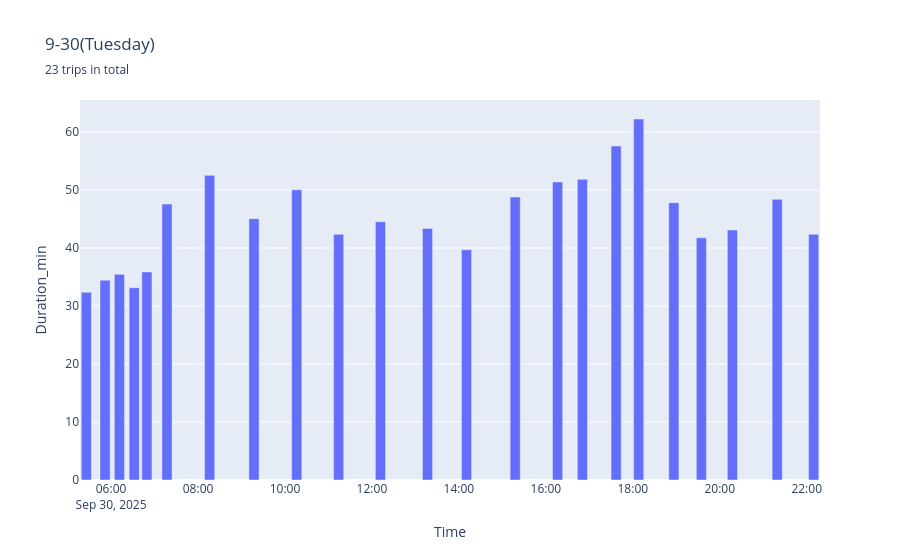
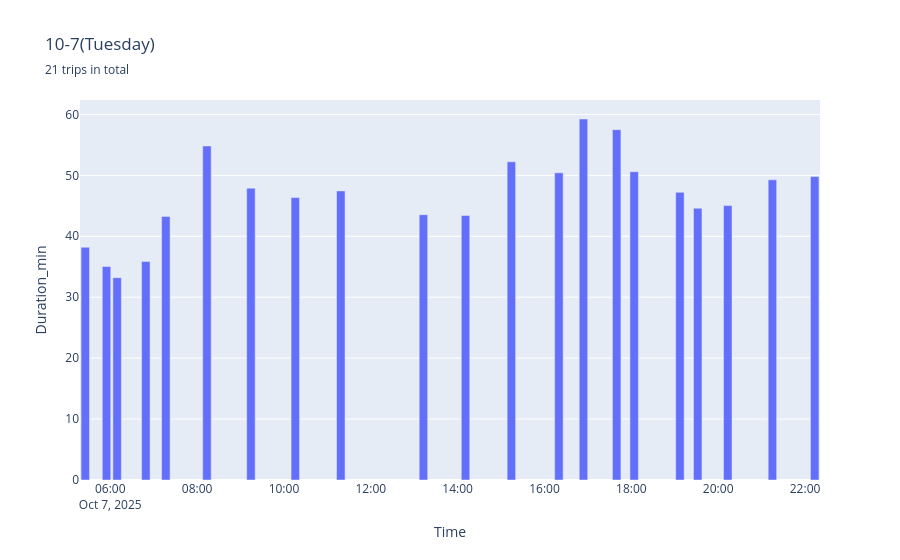
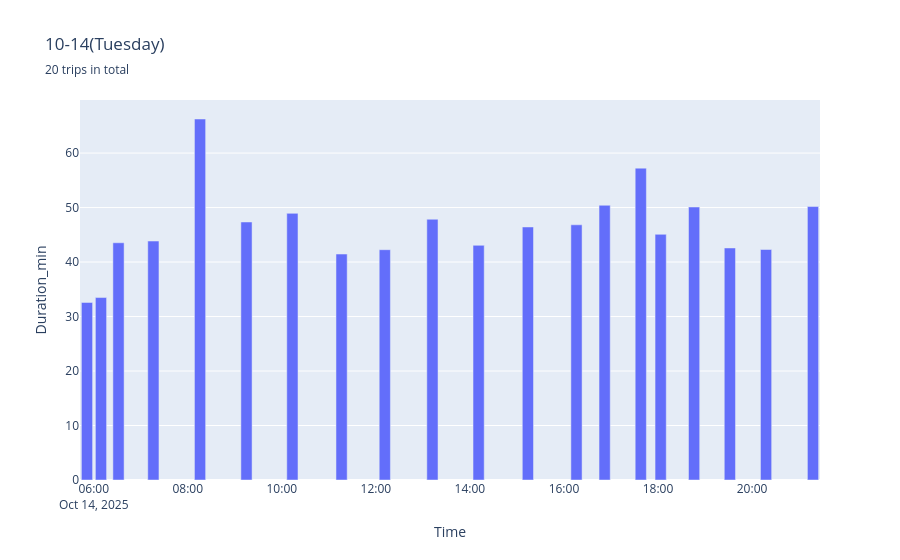
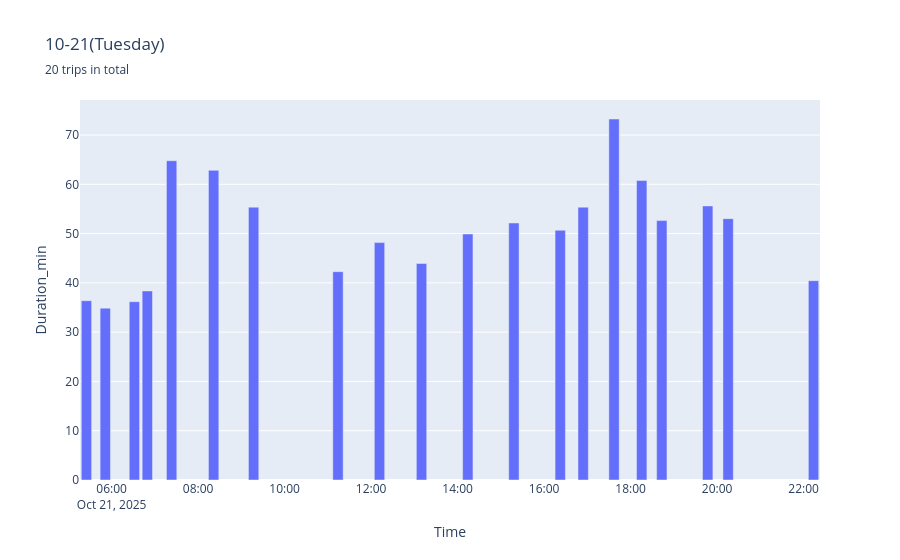

Notebook code cell kept with these figures, in order:
### Markdown cell above
## Long term pattern visual check

### Code cell
# investigate travel time distribution
min_date = date(2025, 9, 30)
max_date = date(2025, 12, 31)
diff = (max_date - min_date).days
dates = [min_date + timedelta(days=x) for x in range(0, diff, 7)]

df = (
    df_full.filter(pl.col("SubRouteID").str.starts_with("1728"))
    .pipe(clean_df)
    .filter(pl.col("Time").is_between(min_date, max_date))
    .sort("Time")
    .collect(engine="streaming")
)

for d in dates:
    duration_plot_by_date(df, d, "清華大學", "龍潭運動公園", "返程")

### Figure 1 — Plotly figure (JSON) as saved in the notebook; plotly's stock layout.template omitted (floating-point values rounded to 4 significant figures)
{"data": [{"hovertemplate": "Time=%{x}<br>Duration_min=%{y}<extra></extra>", "legendgroup": "", "marker": {"color": "#636efa", "pattern": {"shape": ""}}, "name": "", "orientation": "v", "showlegend": false, "textposition": "auto", "type": "bar", "x": ["2025-09-30T05:25:52.000000", "2025-09-30T05:51:43.000000", "2025-09-30T06:11:30.000000", "2025-09-30T06:31:56.000000", "2025-09-30T06:49:26.000000", "2025-09-30T07:17:12.000000", "2025-09-30T08:16:00.000000", "2025-09-30T09:17:14.000000", "2025-09-30T10:16:14.000000", "2025-09-30T11:14:06.000000", "2025-09-30T12:11:47.000000", "2025-09-30T13:16:43.000000", "2025-09-30T14:10:33.000000", "2025-09-30T15:17:41.000000", "2025-09-30T16:16:13.000000", "2025-09-30T16:50:30.000000", "2025-09-30T17:37:01.000000", "2025-09-30T18:08:08.000000", "2025-09-30T18:56:40.000000", "2025-09-30T19:34:40.000000", "2025-09-30T20:17:29.000000", "2025-09-30T21:19:19.000000", "2025-09-30T22:09:37.000000"], "xaxis": "x", "y": [32.37, 34.45, 35.45, 33.15, 35.87, 47.57, 52.52, 45.05, 50.03, 42.35, 44.5, 43.37, 39.68, 48.78, 51.38, 51.83, 57.58, 62.23, 47.82, 41.75, 43.1, 48.38, 42.37], "yaxis": "y"}], "layout": {"barmode": "relative", "legend": {"tracegroupgap": 0}, "title": {"subtitle": {"text": "23 trips in total"}, "text": "9-30(Tuesday)"}, "xaxis": {"anchor": "y", "domain": [0, 1], "title": {"text": "Time"}}, "yaxis": {"anchor": "x", "domain": [0, 1], "title": {"text": "Duration_min"}}}}

### Figure 2 — Plotly figure (JSON) as saved in the notebook; plotly's stock layout.template omitted (floating-point values rounded to 4 significant figures)
{"data": [{"hovertemplate": "Time=%{x}<br>Duration_min=%{y}<extra></extra>", "legendgroup": "", "marker": {"color": "#636efa", "pattern": {"shape": ""}}, "name": "", "orientation": "v", "showlegend": false, "textposition": "auto", "type": "bar", "x": ["2025-10-07T05:25:32.000000", "2025-10-07T05:54:52.000000", "2025-10-07T06:09:30.000000", "2025-10-07T06:49:11.000000", "2025-10-07T07:16:49.000000", "2025-10-07T08:13:37.000000", "2025-10-07T09:14:25.000000", "2025-10-07T10:15:43.000000", "2025-10-07T11:18:34.000000", "2025-10-07T13:12:45.000000", "2025-10-07T14:10:55.000000", "2025-10-07T15:14:16.000000", "2025-10-07T16:19:56.000000", "2025-10-07T16:53:51.000000", "2025-10-07T17:39:46.000000", "2025-10-07T18:03:56.000000", "2025-10-07T19:07:08.000000", "2025-10-07T19:31:46.000000", "2025-10-07T20:13:14.000000", "2025-10-07T21:14:56.000000", "2025-10-07T22:13:22.000000"], "xaxis": "x", "y": [38.2, 35.03, 33.2, 35.85, 43.27, 54.82, 47.9, 46.35, 47.45, 43.53, 43.42, 52.22, 50.42, 59.25, 57.5, 50.6, 47.22, 44.6, 45.03, 49.27, 49.8], "yaxis": "y"}], "layout": {"barmode": "relative", "legend": {"tracegroupgap": 0}, "title": {"subtitle": {"text": "21 trips in total"}, "text": "10-7(Tuesday)"}, "xaxis": {"anchor": "y", "domain": [0, 1], "title": {"text": "Time"}}, "yaxis": {"anchor": "x", "domain": [0, 1], "title": {"text": "Duration_min"}}}}

### Figure 3 — Plotly figure (JSON) as saved in the notebook; plotly's stock layout.template omitted (floating-point values rounded to 4 significant figures)
{"data": [{"hovertemplate": "Time=%{x}<br>Duration_min=%{y}<extra></extra>", "legendgroup": "", "marker": {"color": "#636efa", "pattern": {"shape": ""}}, "name": "", "orientation": "v", "showlegend": false, "textposition": "auto", "type": "bar", "x": ["2025-10-14T05:51:25.000000", "2025-10-14T06:09:16.000000", "2025-10-14T06:31:37.000000", "2025-10-14T07:16:07.000000", "2025-10-14T08:15:40.000000", "2025-10-14T09:14:55.000000", "2025-10-14T10:13:30.000000", "2025-10-14T11:16:16.000000", "2025-10-14T12:11:26.000000", "2025-10-14T13:12:11.000000", "2025-10-14T14:11:07.000000", "2025-10-14T15:14:00.000000", "2025-10-14T16:16:00.000000", "2025-10-14T16:51:55.000000", "2025-10-14T17:38:03.000000", "2025-10-14T18:03:24.000000", "2025-10-14T18:46:04.000000", "2025-10-14T19:31:44.000000", "2025-10-14T20:17:54.000000", "2025-10-14T21:17:48.000000"], "xaxis": "x", "y": [32.58, 33.48, 43.53, 43.85, 66.25, 47.35, 48.93, 41.47, 42.27, 47.85, 43.07, 46.43, 46.83, 50.42, 57.23, 45.08, 50.1, 42.58, 42.3, 50.18], "yaxis": "y"}], "layout": {"barmode": "relative", "legend": {"tracegroupgap": 0}, "title": {"subtitle": {"text": "20 trips in total"}, "text": "10-14(Tuesday)"}, "xaxis": {"anchor": "y", "domain": [0, 1], "title": {"text": "Time"}}, "yaxis": {"anchor": "x", "domain": [0, 1], "title": {"text": "Duration_min"}}}}

### Figure 4 — Plotly figure (JSON) as saved in the notebook; plotly's stock layout.template omitted (floating-point values rounded to 4 significant figures)
{"data": [{"hovertemplate": "Time=%{x}<br>Duration_min=%{y}<extra></extra>", "legendgroup": "", "marker": {"color": "#636efa", "pattern": {"shape": ""}}, "name": "", "orientation": "v", "showlegend": false, "textposition": "auto", "type": "bar", "x": ["2025-10-21T05:25:04.000000", "2025-10-21T05:51:11.000000", "2025-10-21T06:31:34.000000", "2025-10-21T06:49:31.000000", "2025-10-21T07:23:12.000000", "2025-10-21T08:21:30.000000", "2025-10-21T09:16:58.000000", "2025-10-21T11:14:01.000000", "2025-10-21T12:11:38.000000", "2025-10-21T13:09:56.000000", "2025-10-21T14:14:08.000000", "2025-10-21T15:18:05.000000", "2025-10-21T16:22:23.000000", "2025-10-21T16:54:12.000000", "2025-10-21T17:37:02.000000", "2025-10-21T18:15:28.000000", "2025-10-21T18:43:18.000000", "2025-10-21T19:47:00.000000", "2025-10-21T20:15:18.000000", "2025-10-21T22:13:48.000000"], "xaxis": "x", "y": [36.38, 34.87, 36.18, 38.37, 64.78, 62.83, 55.37, 42.27, 48.17, 43.93, 49.92, 52.15, 50.68, 55.37, 73.25, 60.77, 52.63, 55.62, 53.03, 40.45], "yaxis": "y"}], "layout": {"barmode": "relative", "legend": {"tracegroupgap": 0}, "title": {"subtitle": {"text": "20 trips in total"}, "text": "10-21(Tuesday)"}, "xaxis": {"anchor": "y", "domain": [0, 1], "title": {"text": "Time"}}, "yaxis": {"anchor": "x", "domain": [0, 1], "title": {"text": "Duration_min"}}}}
